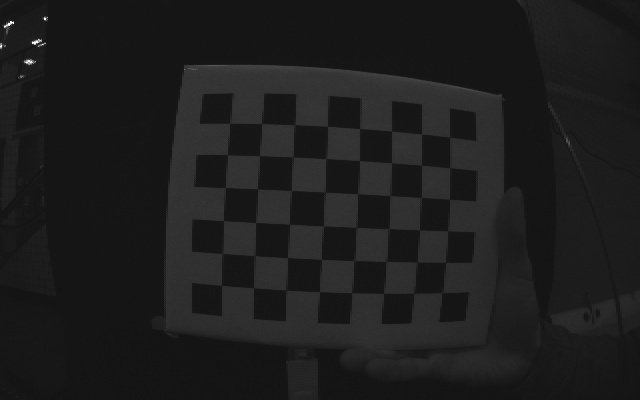
#> input picture IROS24/img_0.jpg, 640 x 400 px, given in place of the camera
$ jupyter execute --allow-errors PixelMPC.ipynb   (shell and % lines are left out)   (text cells are left out)
#> lines starting #> are read from the running program, lines starting #| are printed output that depends on the picture
### cartpole_lib_python.py
import odrive
import numpy as np
import time

##### CONSTANTS #####
SHOULDER_CPR = 4096
# SHOULDER_CPR = 2400
LINEAR_CPR = 2400

SHOULDER_TO_ANGLE_RATIO = (1/SHOULDER_CPR) * (2*np.pi)
SHOULDER_OFFSET = -np.pi/2 # account for the pole initially being straight down
LINEAR_TO_ANGLE_RATIO = (1/60500) # returns meters
LINEAR_OFFSET = 0
ODRIVE_OVERFLOW_COMP = 2**14
UINT16_MAX = 2**16

# enums for odrive states
AXIS_ENCODER_OFFSET_CALIBRATION = 7
AXIS_STATE_CLOSED_LOOP_CONTROL = 8

SHOULDER_VEL_LPF = 0.6 # higher is less filtering
LINEAR_VEL_LPF = 0.8 # higher is less filtering

##### GLOBAL VARS #####

odrv0 = None
last_shoulder_pos = 0
last_linear_pos = 0
last_state_time = 0
last_linear_vel = 0
last_shoulder_vel = 0

last_encoder_val_shoulder = 0
last_encoder_val_rail = 0

rail_encoder = 0
shoulder_encoder = 0

##### PRIVATE FUNCTIONS #####

# handle the fact that the odrive encoder initializes at 0 and won't let you set an offset
# [37 lines left out: function get_rail_encoder_pos, not called in this run]


def get_shoulder_encoder_pos():
    global odrv0, last_encoder_val_shoulder, shoulder_encoder

    encoder_val = odrv0.inc_encoder1.raw

    if last_encoder_val_shoulder < ODRIVE_OVERFLOW_COMP and encoder_val > UINT16_MAX - ODRIVE_OVERFLOW_COMP:
        diff = -(UINT16_MAX - encoder_val + last_encoder_val_shoulder)
    elif last_encoder_val_shoulder > UINT16_MAX - ODRIVE_OVERFLOW_COMP and encoder_val < ODRIVE_OVERFLOW_COMP:
        diff = UINT16_MAX - last_encoder_val_shoulder + encoder_val
    else:
        diff = encoder_val - last_encoder_val_shoulder

    last_encoder_val_shoulder = encoder_val

    shoulder_encoder += diff

    return ((shoulder_encoder * SHOULDER_TO_ANGLE_RATIO) + SHOULDER_OFFSET) % (2*np.pi)

##### PUBLIC FUNCTIONS #####

def get_odrive():
    global odrv0
    return odrv0

# [4 lines left out: function init_odrive_no_calib, not called in this run]

def init_odrive():
    global odrv0, last_shoulder_pos, last_linear_pos, last_state_time

    odrv0 = odrive.find_any()
    odrv0.clear_errors()

    odrive.utils.dump_errors(odrv0)


    # [12 lines of commented-out code are left out]

    odrv0.axis0.requested_state = AXIS_STATE_CLOSED_LOOP_CONTROL
    time.sleep(0.5)

    # [8 lines of commented-out code are left out]

    odrive.utils.dump_errors(odrv0)

    print("odrive initialized")

# [12 lines left out: functions get_errors, get_measurement, not called in this run]

def get_state():
    global odrv0, last_shoulder_pos, last_linear_pos, last_shoulder_vel, last_linear_vel, last_state_time

    enc_start = time.time()
    shoulder_pos = get_shoulder_encoder_pos()
    linear_pos = get_rail_encoder_pos()
    enc_end = time.time()

    enc_capture_time = (enc_end + enc_start) / 2
    elapsed_time = time.time() - last_state_time
    if elapsed_time == 0:
        elapsed_time = .01

    shoulder_velocity = (shoulder_pos - last_shoulder_pos) / elapsed_time
    shoulder_velocity = (shoulder_velocity * SHOULDER_VEL_LPF) + (last_shoulder_vel * (1 - SHOULDER_VEL_LPF))

    linear_velocity = (linear_pos - last_linear_pos) / elapsed_time
    linear_velocity = (linear_velocity * LINEAR_VEL_LPF) + (last_linear_vel * (1 - LINEAR_VEL_LPF))

    last_linear_vel = linear_velocity
    last_shoulder_vel = shoulder_velocity
    last_state_time = enc_capture_time
    last_shoulder_pos = shoulder_pos
    last_linear_pos = linear_pos
    last_state_time = enc_capture_time

    return [linear_pos, shoulder_pos, linear_velocity, shoulder_velocity]

# why busy sleeping is better: https://stackoverflow.com/questions/1133857/how-accurate-is-pythons-time-sleep
# [15 lines left out: functions busy_sleep, command_linear_torque, not called in this run]


# [88 lines of commented-out code are left out]

### PixelMPC.ipynb
[cell 1]
import cv2
import numpy as np
from scipy import sparse
import time
import datetime
from matplotlib import pyplot as plt
from cartpole_lib_python import *

[cell 2]
init_odrive()
#> (the call stopped at in init_odrive, `odrv0 = odrive.find_any()`: odrive is not available in this run)
init_odrive()
#> (the call stopped at in init_odrive, `odrv0 = odrive.find_any()`: odrive is not available in this run)

[cell 3]
def busy_sleep(duration, loop_start, get_now=time.perf_counter):
    now = get_now()

    end = duration + loop_start

    while now < end:
        now = get_now()

#> (a cell that did not finish here is left out)

[cell 5]
control_frequency = 30
control_period = 1/control_frequency
T = 600 # seconds
N = int(T*control_frequency)

[cell 6]
# go to random positions
num_points = int((N/30)/4)
goal_points_rand = np.random.uniform(low = -0.1, high = 0.1, size = num_points)
goal_points = [0]*(num_points*2+1)
goal_points[1::2] = goal_points_rand
x_ref = [0]*N
division_len = N/len(goal_points)
division_num = 0
ramp_mult = 300
for i in range(len(x_ref)):
    if i > division_len*(division_num+1):
        division_num += 1

    if division_num < len(goal_points)-1:
        ramp_len = int(abs(goal_points[division_num+1] - goal_points[division_num])*ramp_mult)
        start_ramp_pos = division_len*(division_num+1) - ramp_len
        end_ramp_pos = division_len*(division_num+1)
        if i > start_ramp_pos and i <= end_ramp_pos and division_num < len(goal_points)-1:
            m = (goal_points[division_num+1] - goal_points[division_num])/(end_ramp_pos - start_ramp_pos)
            b = goal_points[division_num+1] - m*end_ramp_pos
            x_ref[i] = m*i + b
        else:
            x_ref[i] = goal_points[division_num]
    else:
        x_ref[i] = goal_points[division_num]

plt.plot(x_ref)
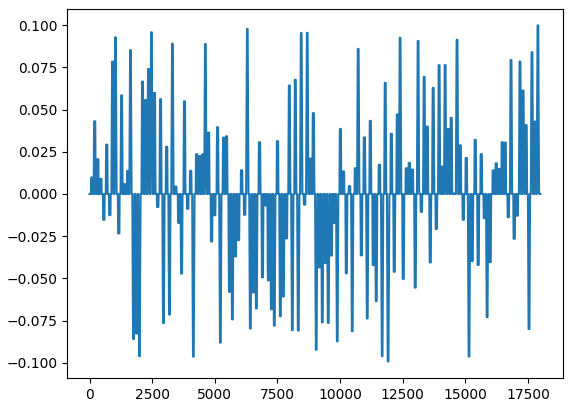
#> figure drawn by matplotlib, 1 panel; curve peaks at x = 17881, y = 0.0998


$ run again, on IROS24/img_1.jpg
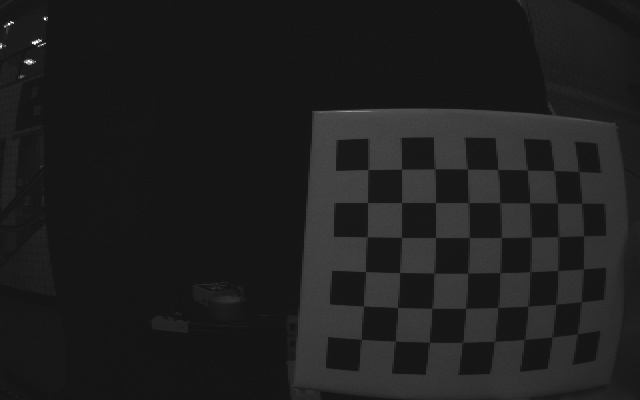
#> input picture IROS24/img_1.jpg, 640 x 400 px, given in place of the camera

$ run again, on IROS24/img_10.jpg
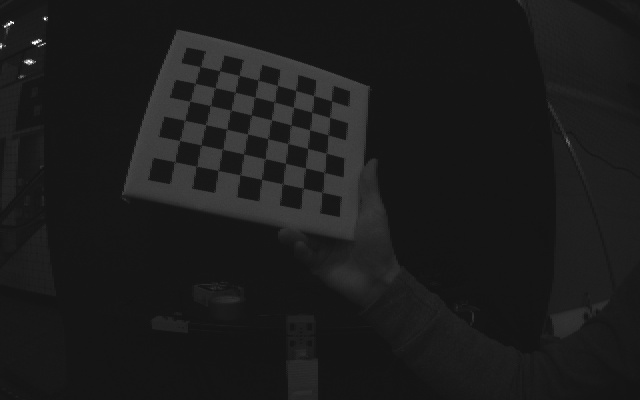
#> input picture IROS24/img_10.jpg, 640 x 400 px, given in place of the camera

$ run again, on IROS24/img_12.jpg
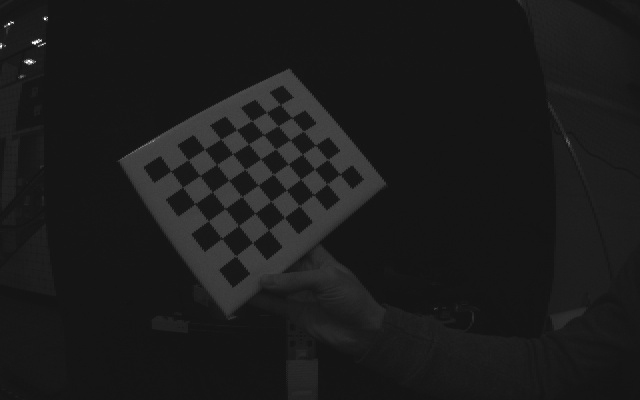
#> input picture IROS24/img_12.jpg, 640 x 400 px, given in place of the camera
